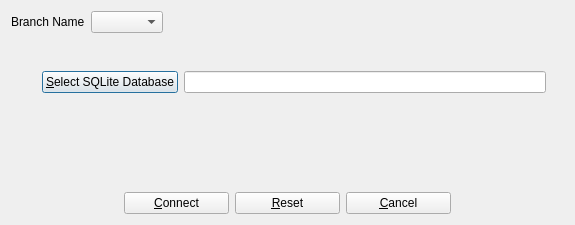
<?xml version="1.0" encoding="UTF-8"?>
<ui version="4.0">
 <class>branchSelect</class>
 <widget class="QDialog" name="branchSelect">
  <property name="geometry">
   <rect>
    <x>0</x>
    <y>0</y>
    <width>575</width>
    <height>225</height>
   </rect>
  </property>
  <property name="windowTitle">
   <string>BiblioteQ: Branch Selection</string>
  </property>
  <property name="windowIcon">
   <iconset resource="../Icons/icons.qrc">
    <normaloff>:/book.png</normaloff>:/book.png</iconset>
  </property>
  <layout class="QVBoxLayout" name="verticalLayout_3">
   <item>
    <layout class="QHBoxLayout">
     <item>
      <widget class="QLabel" name="label_4">
       <property name="text">
        <string>Branch Name</string>
       </property>
      </widget>
     </item>
     <item>
      <widget class="QComboBox" name="branch_name">
       <property name="editable">
        <bool>false</bool>
       </property>
      </widget>
     </item>
     <item>
      <spacer>
       <property name="orientation">
        <enum>Qt::Horizontal</enum>
       </property>
       <property name="sizeHint" stdset="0">
        <size>
         <width>40</width>
         <height>20</height>
        </size>
       </property>
      </spacer>
     </item>
    </layout>
   </item>
   <item>
    <widget class="QStackedWidget" name="stackedWidget">
     <property name="sizePolicy">
      <sizepolicy hsizetype="Preferred" vsizetype="Fixed">
       <horstretch>0</horstretch>
       <verstretch>0</verstretch>
      </sizepolicy>
     </property>
     <property name="currentIndex">
      <number>0</number>
     </property>
     <widget class="QWidget" name="page_5">
      <layout class="QVBoxLayout" name="verticalLayout">
       <item>
        <widget class="QFrame" name="file_frame">
         <layout class="QHBoxLayout">
          <item>
           <widget class="QLabel" name="label_2">
            <property name="text">
             <string/>
            </property>
            <property name="pixmap">
             <pixmap resource="../Icons/icons.qrc">:/32x32/fileopen.png</pixmap>
            </property>
           </widget>
          </item>
          <item>
           <widget class="QPushButton" name="fileButton">
            <property name="text">
             <string>&amp;Select SQLite Database</string>
            </property>
           </widget>
          </item>
          <item>
           <widget class="QLineEdit" name="filename">
            <property name="readOnly">
             <bool>true</bool>
            </property>
           </widget>
          </item>
         </layout>
        </widget>
       </item>
      </layout>
     </widget>
     <widget class="QWidget" name="page_6">
      <layout class="QVBoxLayout" name="verticalLayout_2">
       <item>
        <widget class="QFrame" name="db_frame">
         <property name="sizePolicy">
          <sizepolicy hsizetype="Preferred" vsizetype="Fixed">
           <horstretch>0</horstretch>
           <verstretch>0</verstretch>
          </sizepolicy>
         </property>
         <layout class="QGridLayout">
          <item row="0" column="0" rowspan="2">
           <widget class="QLabel" name="label">
            <property name="text">
             <string/>
            </property>
            <property name="pixmap">
             <pixmap resource="../Icons/icons.qrc">:/32x32/database.png</pixmap>
            </property>
           </widget>
          </item>
          <item row="0" column="1">
           <widget class="QLabel" name="label_6">
            <property name="text">
             <string>Userid</string>
            </property>
           </widget>
          </item>
          <item row="0" column="2">
           <layout class="QHBoxLayout">
            <item>
             <widget class="QLineEdit" name="userid"/>
            </item>
            <item>
             <widget class="QCheckBox" name="adminCheck">
              <property name="text">
               <string>Administrator</string>
              </property>
             </widget>
            </item>
           </layout>
          </item>
          <item row="1" column="1">
           <widget class="QLabel" name="label_5">
            <property name="text">
             <string>Password</string>
            </property>
           </widget>
          </item>
          <item row="1" column="2">
           <widget class="QLineEdit" name="password">
            <property name="echoMode">
             <enum>QLineEdit::Password</enum>
            </property>
           </widget>
          </item>
         </layout>
        </widget>
       </item>
      </layout>
     </widget>
    </widget>
   </item>
   <item>
    <spacer name="verticalSpacer">
     <property name="orientation">
      <enum>Qt::Vertical</enum>
     </property>
     <property name="sizeHint" stdset="0">
      <size>
       <width>20</width>
       <height>40</height>
      </size>
     </property>
    </spacer>
   </item>
   <item>
    <layout class="QHBoxLayout">
     <item>
      <spacer>
       <property name="orientation">
        <enum>Qt::Horizontal</enum>
       </property>
       <property name="sizeHint" stdset="0">
        <size>
         <width>40</width>
         <height>20</height>
        </size>
       </property>
      </spacer>
     </item>
     <item>
      <widget class="QPushButton" name="okButton">
       <property name="minimumSize">
        <size>
         <width>105</width>
         <height>0</height>
        </size>
       </property>
       <property name="text">
        <string>&amp;Connect</string>
       </property>
       <property name="icon">
        <iconset resource="../Icons/icons.qrc">
         <normaloff>:/16x16/ok.png</normaloff>:/16x16/ok.png</iconset>
       </property>
      </widget>
     </item>
     <item>
      <widget class="QPushButton" name="resetButton">
       <property name="minimumSize">
        <size>
         <width>105</width>
         <height>0</height>
        </size>
       </property>
       <property name="text">
        <string>&amp;Reset</string>
       </property>
       <property name="icon">
        <iconset resource="../Icons/icons.qrc">
         <normaloff>:/16x16/reset.png</normaloff>:/16x16/reset.png</iconset>
       </property>
      </widget>
     </item>
     <item>
      <widget class="QPushButton" name="cancelButton">
       <property name="minimumSize">
        <size>
         <width>105</width>
         <height>0</height>
        </size>
       </property>
       <property name="layoutDirection">
        <enum>Qt::LeftToRight</enum>
       </property>
       <property name="text">
        <string>&amp;Cancel</string>
       </property>
       <property name="icon">
        <iconset resource="../Icons/icons.qrc">
         <normaloff>:/16x16/cancel.png</normaloff>:/16x16/cancel.png</iconset>
       </property>
      </widget>
     </item>
     <item>
      <spacer>
       <property name="orientation">
        <enum>Qt::Horizontal</enum>
       </property>
       <property name="sizeHint" stdset="0">
        <size>
         <width>40</width>
         <height>20</height>
        </size>
       </property>
      </spacer>
     </item>
    </layout>
   </item>
  </layout>
 </widget>
 <tabstops>
  <tabstop>fileButton</tabstop>
  <tabstop>filename</tabstop>
  <tabstop>userid</tabstop>
  <tabstop>adminCheck</tabstop>
  <tabstop>password</tabstop>
  <tabstop>okButton</tabstop>
  <tabstop>resetButton</tabstop>
  <tabstop>cancelButton</tabstop>
 </tabstops>
 <resources>
  <include location="../Icons/icons.qrc"/>
 </resources>
 <connections/>
</ui>
